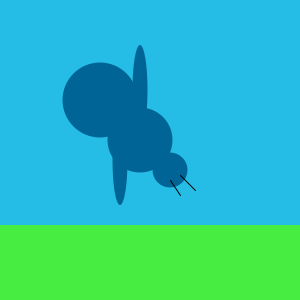
Frame 1 (no input)
Frame 60 (the mouse pressed at the canvas centre just before this capture): identical to frame 1, image omitted
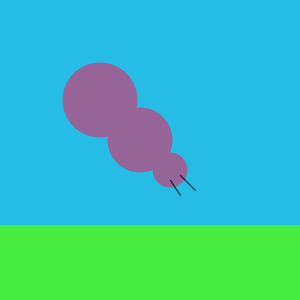
Frame 120 (the mouse held since frame 60 and released just before this capture)

The Processing sketch that drew these frames (run headless with seeded random() and noise(); from frame 60 on, the mouse is pressed at the canvas centre):

// Processing sketch: processing_36415
// ── processing_36415.pde

void setup() {
  size (300, 300);
  colorMode(RGB);
}

//Backgoound
void draw() {
  background(37, 189, 229);
  fill(72, 237, 65);
  stroke(72, 237, 65);

  //Butterfly wings ON $ OFF
  if (mouseX >= 100) {
    background(37, 189, 229);
  }//else{
  //background(mouseX,100,150);
  //}
  rect(0, 225, width, 225);
  if (mouseY<=height) {
    fill(mouseX, 100, 150);
    smooth();

    //Butterfly Form
    noStroke();
    //stroke(250, 255, 0);
    ellipse(100, 100, 75, 75);

    //Butterfly Form
    ellipse(140, 140, 65, 65);
    ellipse(170, 170, 35, 35);

    //Antennas
    stroke(0);
    line(170, 180, 180, 195);
    line(180, 175, 195, 190);   
   
    noStroke();
    if (mouseX < width/2) {
      //Butterfly Wing Left
      ellipse(120, 160, 15, 90);

      //Butterfly Wing Right
      ellipse(140, 90, 15, 90);
    }
  }
}
